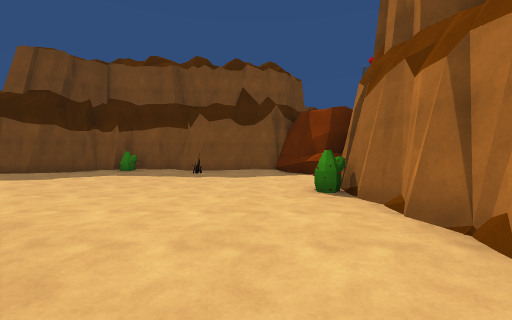
View 1 (above)

18 first-person views from a walk through a Unity game level. The camera is 1.4 m above the floor, looks level and sees 90° across. The floor is counted in squares, 2 m on a side. Each view is taken from the middle of a square. On the plan, view 1 faces up. The plan holds only what a view shows up to about 9 squares ahead; the rest is blank. The place goes on beyond the plan. The player character is not drawn. Surface patterns are stand-ins for the level's own textures.

View 2
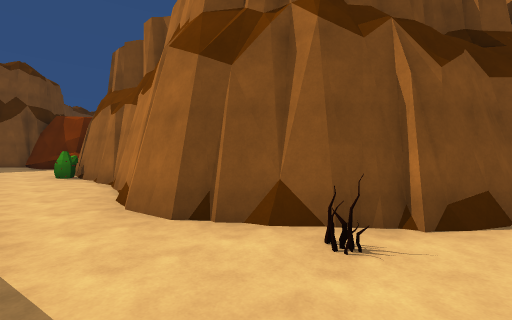

View 3
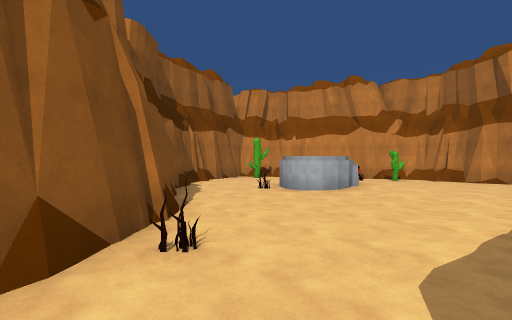

View 4
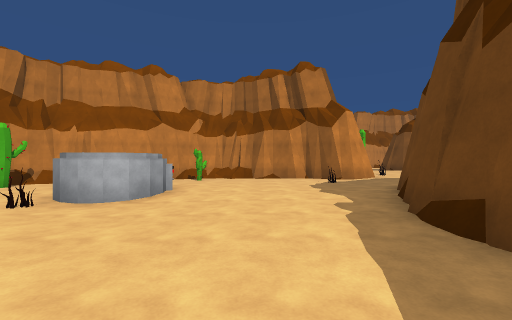

View 5
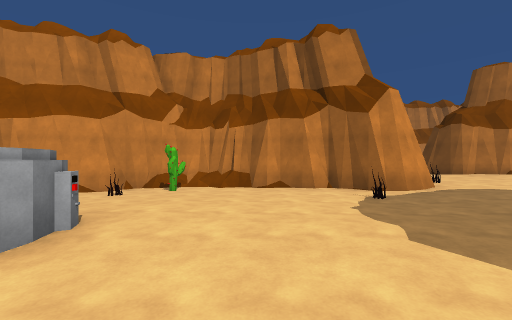

View 6
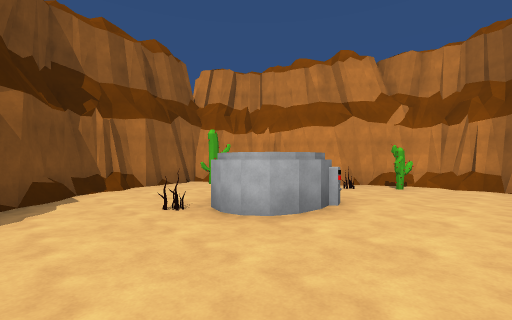

View 7
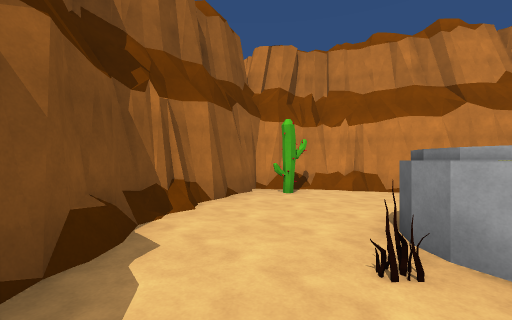

View 8
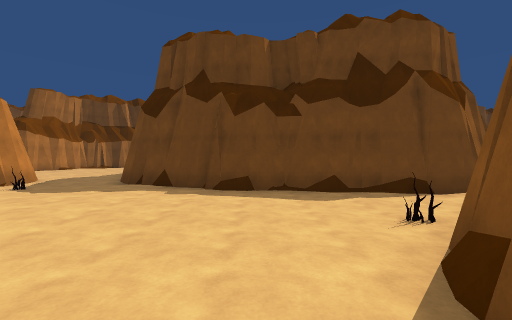

View 9
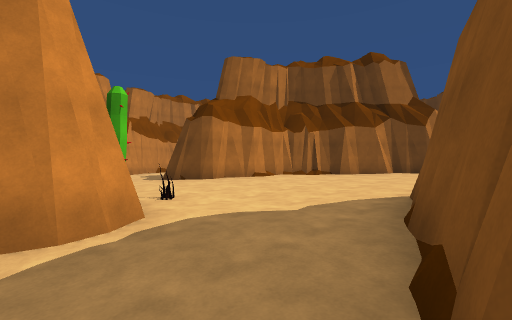

View 10
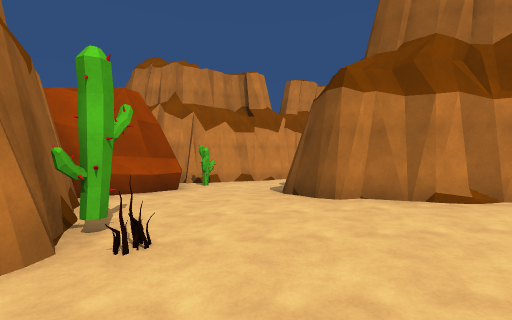

View 11
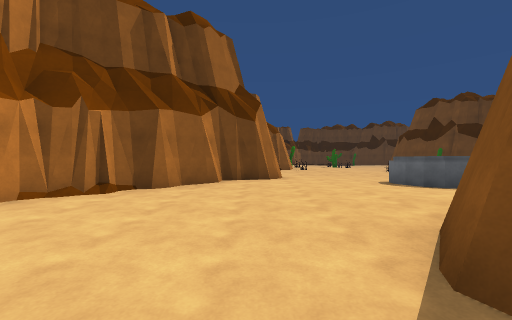

View 12
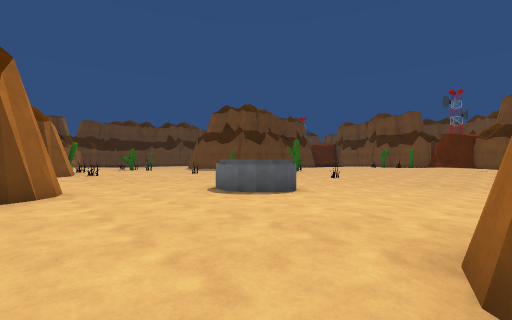

View 13
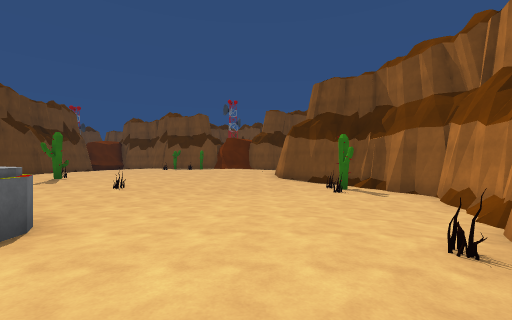

View 14
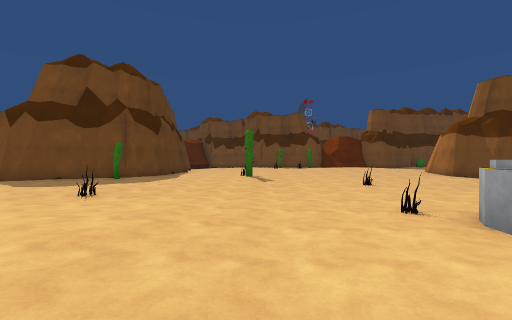

View 15
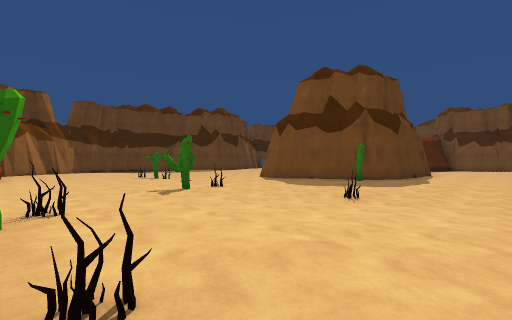

View 16
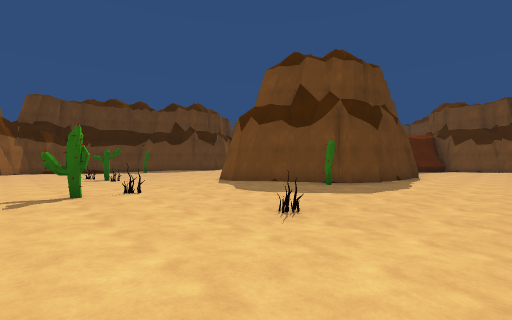

View 17
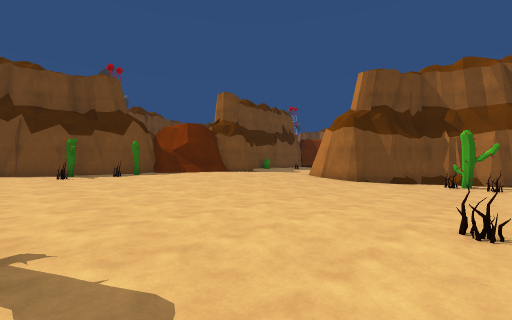

View 18
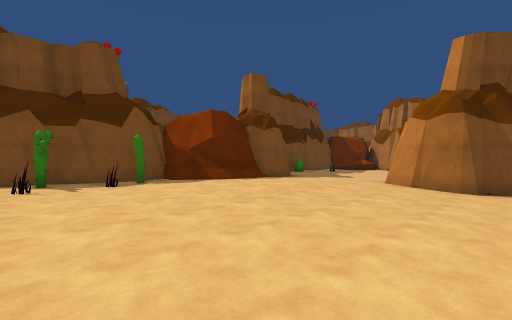

### Floor plan
Key: @ floor where view 1 was taken; # wall or solid block; . main floor; : floor 0.25 m higher than the main floor; - floor 0.25 m lower than the main floor; _ floor 0.5 m lower than the main floor; < floor 0.75 m lower than the main floor; / step, stairs or slope; C cactus; O other object.
Columns run from 28 left of view 1 to 9 right of it. Each row starts with its distance up from view 1.
 10              ##
  9              :####    #########
  8              ::CC##  ##:C:O...#
  7              :O.O:####::::....
  6              ::.:://:/:.......
  5            .....:::::::...-...#
  4           .......:::::...----C#
  3          #.........//##  -----#
  2          #.........//##   ----#
  1         ##.......-----###  /__#
  0        ##....O.---------#  #@/#
 -1      ###C.....-----_/_OC## #/_#
 -2     .......-----O-____O__###__##
 -3    -.......-------______/###_<O##
 -4    --.....O-------______####_<__###
 -5   ---..O..-----O------__#  #______##
 -6 .-.....C....----OO-----## ##___<___##
 -7 ............/---OO----O   #____<<O__#
 -8  .........../-----...-   ##____OO<__##
 -9  .....:::OCO/--......#####______O__<<#
-10           #/././.....-//_________<<<C#
-11                ##...---____O____<<<<##
-12                 ##.----__##__<<<O</##
-13                  ##.----O#####<C<###
-14                   ##.---_C#  #####
-15                    ###/--_##
-16                      ##-___#
-17                       #___##
-18                       ___##
-19                       __C#
-20                       /###

Where each view was taken, in squares from view 1:
view 1: 0 up, 0 right, facing up
view 2: 4 down, 0 right, facing up-right
view 3: 2 down, 0 right, facing down-right
view 4: 3 down, 1 right, facing down
view 5: 6 down, 1 right, facing down
view 6: 5 down, 1 right, facing down-right
view 7: 5 down, 4 right, facing down-right
view 8: 5 down, 5 right, facing left
view 9: 9 down, 2 left, facing down-left
view 10: 11 down, 5 left, facing down
view 11: 11 down, 5 left, facing left
view 12: 11 down, 7 left, facing up-left
view 13: 9 down, 8 left, facing up
view 14: 9 down, 15 left, facing up
view 15: 9 down, 16 left, facing up-left
view 16: 7 down, 16 left, facing up-left
view 17: 2 down, 15 left, facing up-right
view 18: 1 up, 14 left, facing up-right
